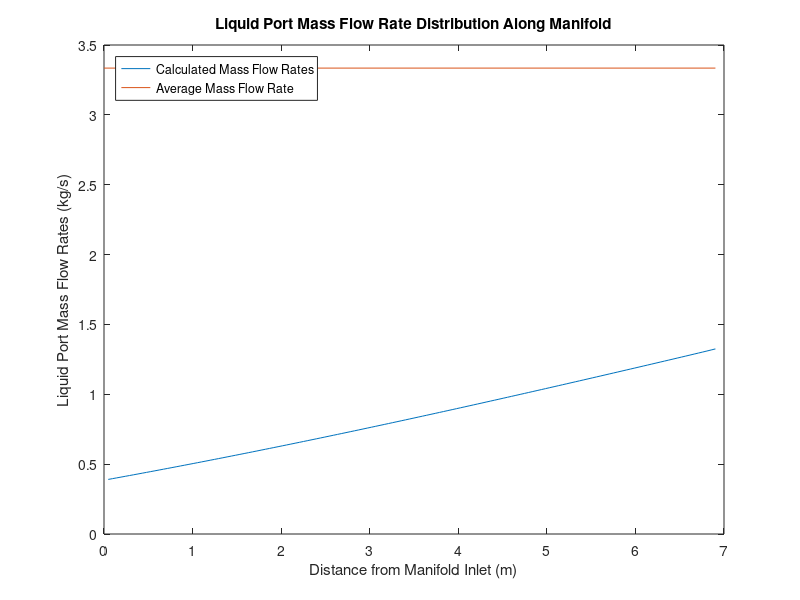
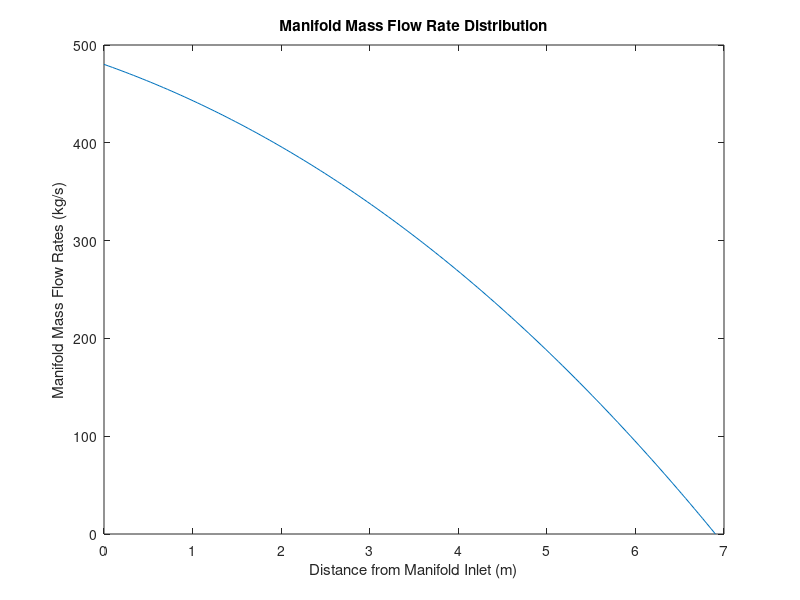

Write MATLAB code to recreate these figures, in order. (Note: this script raises an error after producing the figures.)
clc;clear;
load('THEEM_Output_3D.mat');
%% Plot liquid manifold flow distribution
figure(1)
plot(X(2:n+1),m_l_2_D(2:n+1)) %Individual port flow rates distribution over manifolds
hold on
plot([0,X(n+1)],[m_l/n,m_l/n]) %Average port flow rate
hold off
title('Liquid Port Mass Flow Rate Distribution Along Manifold')
xlabel('Distance from Manifold Inlet (m)')
ylabel('Liquid Port Mass Flow Rates (kg/s)')
legend('Calculated Mass Flow Rates','Average Mass Flow Rate','Location','northwest')
figure(2)
plot(X,entry*m_l_manifold) %Manifold flow rate
title('Manifold Mass Flow Rate Distribution')
xlabel('Distance from Manifold Inlet (m)')
ylabel('Manifold Mass Flow Rates (kg/s)')
%% Plot gas manifold flow distribution
figure(3)
plot(Y(2:n+1),m_g_2_D(2:n+1)) %Individual port flow rates distribution over manifolds
hold on
plot([0,Y(n+1)],[m_g/n,m_g/n]) %Average port flow rate
hold off
title('Gas Port Mass Flow Rate Distribution Along Manifold')
xlabel('Distance from Manifold Inlet (m)')
ylabel('Gas Port Mass Flow Rates (kg/s)')
legend('Calculated Mass Flow Rates','Average Mass Flow Rate','Location','northwest')
figure(4)
plot(Y,m_g_center_bund) %Manifold flow rate
title('Manifold Mass Flow Rate Distribution')
xlabel('Distance from Manifold Inlet (m)')
ylabel('Manifold Mass Flow Rates (kg/s)')
%% Plot Temperature Distribution Outlets
T_l_out_avg=zeros(size(T_l_out_store,1)-1,1);
T_g_out_avg=zeros(size(T_l_out_store,1)-1,1);
P_l_out_avg=zeros(size(T_l_out_store,1)-1,1);
P_g_out_avg=zeros(size(T_l_out_store,1)-1,1);
Q_sum=zeros(size(T_l_out_store,1)-1,1);

for x=2:size(T_l_out_store,1)
    T_l_out_avg(x-1)=mean(T_l_out_store{x});
    T_g_out_avg(x-1)=mean(T_g_out_store{x});
    P_l_out_avg(x-1)=mean(P_l_out_store{x});
    P_g_out_avg(x-1)=mean(P_g_out_store{x});
    Q_sum(x-1)=sum(nansum(Q_store{x-1}));
end
figure(5)
hold on
plot(X(2:size(X,2)),T_l_out_avg) %Manifold flow rate
plot([X(2),X(size(X,2))],[T_l_in,T_l_in])
legend('Outlet','Inlet','location','best')
hold off
title([liquid ' Outlet Temperature Distribution'])
xlabel('Distance from Manifold Inlet (m)')
ylim([500,720])
ylabel([liquid 'Temperature (\circC)'])
figure(6)
hold on
plot(X(2:size(X,2)),T_g_out_avg) %Manifold flow rate
plot([X(2),X(size(X,2))],[T_g_in,T_g_in])
hold off
legend('Outlet','Inlet','location','best')
title([gas ' Outlet Temperature Distribution'])
xlabel('Distance from Liquid Manifold Inlet (m)')
ylabel([gas 'Temperature (\circC)'])
Area_tot=sum(Area_store);
U_mean=mean(U_store);
T_l_out_mean=mean(T_l_out_avg);
T_g_out_mean=mean(T_g_out_avg);
P_l_out_mean=mean(P_l_out_avg);
P_g_out_mean=mean(P_g_out_avg);
T_l_avg=(T_l_out_mean+T_l_in)/2;
T_g_avg=(T_g_out_mean+T_g_in)/2;
P_g_avg=(P_g_out_mean+P_g_in)/2;
% [Cp_l,Cp_g,mu_l,k_l,rho_l,Pr_l,rho_g,mu_g,k_g,Pr_g,k_t]=Material_prop(liquid,gas,tube_material,T_l_avg,T_g_avg,P_g_in);
% C_min=min(m_g*Cp_g,m_l*Cp_l);
% Q_max=C_min*(T_l_in-T_g_in);
% Q_total=sum(Q_sum);
% e1=Q_total/Q_max;
% LMTD_tot=((T_l_in-T_g_out_mean)-(T_l_out_mean-T_g_in))/log((T_l_in-T_g_out_mean)/(T_l_out_mean-T_g_in));
% F_factor=Q_total/(U_mean*Area_tot*LMTD_tot);
%% Plot liquid manifold flow distribution in 3-D
% y=R_curv:D_manifold/10:R_curv+D_manifold;
% y3=-D_manifold/2:D_manifold/10:D_manifold/2;
% X1=repmat(X,11,1);
% Y1=repmat(y',1,n+1);
% Y2=repmat(-1*y',1,n+1);
% Y3=repmat(y3',1,n+1);
% Z=repmat((m_l_manifold./4)',11,1);
% figure(3)
% hold on
% surf(Y1,X1,Z,'linestyle','none');
% surf(Y2,X1,Z,'linestyle','none');
% surf(Y3,X1,Z,'linestyle','none');
% hold off
% view(2)
% axis([-2,2,0,10])